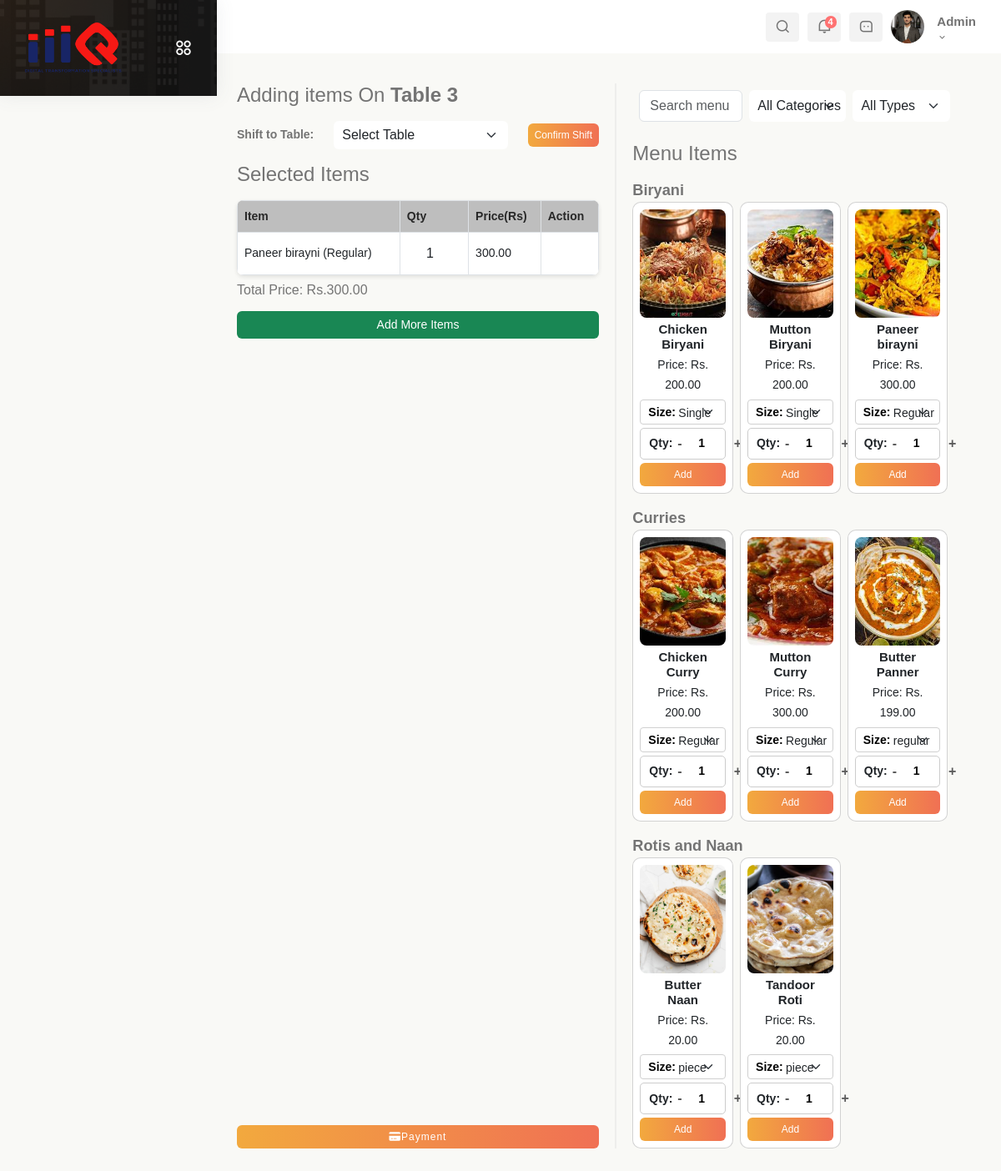
The app's page /addmore_items/ORD-20260704-140325 (signed in) with its own data.
### app1/models.py (models this page shows, shortened)
class Admin(models.Model):
    username = models.CharField(max_length=100)
    password = models.CharField(max_length=100)
    phone_number = models.BigIntegerField()
    email = models.EmailField()
    is_active = models.BooleanField(default=True)

### app2/models.py (models this page shows, shortened)
class Orders(models.Model):
    username = models.CharField(max_length=100)
    order_no = models.CharField(max_length=40)
    order_type = models.CharField(max_length=40)
    order_date = models.DateTimeField()
    status = models.CharField(max_length=50, choices=[('Pending', 'Pending'),('Served', 'Served'),('Ready for Pickup', 'Ready for Pickup'), ('Completed', 'Completed'), ('Cancelled', 'Cancelled')])
    table_no = models.CharField(max_length=50,null=True, blank=True)
    total_amount = models.DecimalField(max_digits=10, decimal_places=2)
    address = models.TextField(blank=True, null=True)
    city = models.CharField(max_length=100,blank=True, null=True)
    postal_code = models.CharField(max_length=20,blank=True, null=True)

class OrderItems(models.Model):
    order_no = models.CharField(max_length=40)
    menu_item = models.CharField(max_length=100)
    size = models.CharField(max_length=150)
    quantity = models.PositiveIntegerField()
    price = models.DecimalField(max_digits=10, decimal_places=2)

class Categories(models.Model):
    name = models.CharField(max_length=255)
    description = models.TextField()
    image = models.ImageField(upload_to='Categories/', blank=True, null=True)
    is_active = models.BooleanField(default=True)
    created_at = models.DateTimeField()
    updated_at = models.DateTimeField(auto_now=True)
    code = models.IntegerField(null=True, default=None)

class MenuItems(models.Model):
    category = models.CharField(max_length=255)
    name = models.CharField(max_length=255)
    description = models.TextField()
    available = models.BooleanField(default=True)
    stock_quantity = models.PositiveIntegerField(default=0)
    image = models.ImageField(upload_to='MenuItems/', blank=True, null=True)
    type = models.CharField(max_length=50, choices=[('Veg', 'Veg'), ('Non-Veg', 'Non-Veg')])
    created_at = models.DateTimeField()
    updated_at = models.DateTimeField(auto_now=True)
    gst = models.CharField(max_length=150)
    gst_type = models.CharField(max_length=100)
    hsn_code = models.CharField(max_length=150)

### app1/views.py (the view, shortened to what this page needs)
# urls.py: path('addmore_items/<str:order_no>', addmore_items, name='addmore_items'),
def addmore_items(request, order_no):
    user_obj, user_type = get_logged_in_user(request)
    if not user_obj:
        return redirect('signin')
    data = user_obj
    all_menuitems = MenuItems.objects.all()
    menuitems_det = Menuitems_details.objects.all()
    cat_det = Categories.objects.all()
    active_orders = Orders.objects.get(order_no=order_no)
    active_orders_details = OrderItems.objects.filter(order_no=order_no)
    KOT_det = KOTItems.objects.filter(order_no=order_no)
    available_tables = Table_list.objects.filter(status='Available')
    active_orders.amount_in_words = convert_amount_to_words(active_orders.total_amount)
    for item in active_orders_details:
        menu_detail = Menuitems_details.objects.filter(name=item.menu_item, size=item.size).first()
        if menu_detail:
            if active_orders.order_type == "Dine-In":
                item.base_price = menu_detail.table_price
            elif active_orders.order_type == "Takeaway":
                item.base_price = menu_detail.takeaway_price
            else:
                item.base_price = 0  # Default if order type doesn't match
        else:
            item.base_price = 0
    context = {
        'data': data,
        'active_orders': active_orders,
        'active_orders_details': active_orders_details,
        'all_menuitems': all_menuitems,
        'menuitems_det': menuitems_det,
        'cat_det': cat_det,
        'available_tables':available_tables,
    }
    return render(request, 'Staff/addmore_items.html', context)

### templates/Staff/addmore_items.html (shortened to what this page needs)
{% extends "Staff/base.html" %}
{% load static %}
{% block content %}
<!DOCTYPE html>
<html lang="en">
<head>
    {% load static %}
    <link rel="stylesheet" href="{% static 'messages.css' %}">
</head>
<body>
    <div class="container mt-4">
        <div class="row">
            <div class="col-md-5 selected-section d-flex flex-column">
                {% if active_orders.order_type == 'Dine-In' %}
                    <h4 class="mb-3">Adding items On <strong>{{ active_orders.table_no }}</strong></h4>
                    <div class="row align-items-center mb-3">
                        <div class="col-auto">
                            <label for="available_tables" class="form-label fw-bold mb-0">Shift to Table:</label>
                        </div>
                        <div class="col">
                            <select id="available_tables" class="form-select">
                                <option value="" selected disabled>Select Table</option>
                            </select>
                        </div>
                        <div class="col-auto">
                            <button class="btn btn-primary" onclick="shiftTable('{{ active_orders.order_no }}')">
                                Confirm Shift
                            </button>
                        </div>
                    </div>
                {% elif active_orders.order_type == 'Takeaway' %}
                    <h4 class="mb-3">Adding items On Takeaway <strong>{{ active_orders.order_no }}</strong></h4>
                {% endif %}
                <form action="" method="post" class="flex-grow-1">
                    <h4 class="mb-3">Selected Items</h4>
                    <div id="orderListContainer">
                        <table class="table table-bordered mb-2">
                            <thead>
                                <tr>
                                    <th style="width: 45%;">Item</th>
                                    <th style="width: 19%;">Qty</th>
                                    <th style="width: 20%;">Price(Rs)</th>
                                    <th style="width: 16%;">Action</th>
                                </tr>
                            </thead>
                            <tbody id="orderTableBody">
                                {% for i in active_orders_details %}
                                    {% if active_orders.order_no == i.order_no %}
                                    <tr id="{{ forloop.counter }}" class="item-row">
                                        <td>
                                            {{ i.menu_item }} ({{ i.size }})
                                        </td>
                                        <td>
                                            <input type="number" name="qty_{{ forloop.counter }}" id="qty-{{ forloop.counter }}"
                                                {% if active_orders.status == 'Served' %}  min="{{ i.quantity }}"{% else %} min="1" {% endif %}
                                                class="form-control text-center" value="{{ i.quantity }}"
                                                onchange="updateQuantity('{{ forloop.counter }}')">
                                        </td>
                                        <td>
                                            <span id="price-{{ forloop.counter }}">{{ i.price|floatformat:2 }}</span>
                                        </td>
                                        <td>
                                        </td>
                                    </tr>
                                    {% endif %}
                                {% endfor %}
                            </tbody>
                        </table>
                    </div>
                    <h6>Total Price: Rs.<span id="totalPriceDisplay">{{ active_orders.total_amount }}</span></h6>
                    <button class="btn btn-success mt-3 w-100" type="submit">Add More Items</button>
                </form>
                {% if active_orders.status == 'Served' %}
                <div class="mt-auto text-end">
                    <a href="#" class="btn btn-primary" data-bs-toggle="modal" data-bs-target="#paymentModal-{{ active_orders.order_no }}">
                        <i class="fas fa-credit-card"></i> Payment
                    </a>
                </div>
                {% endif %}
            </div>
            <div class="col-md-1 d-flex align-items-center justify-content-center">
                <div class="vr" style="height: 100%; width: 2px; background-color: #ccc;"></div>
            </div>
            <div class="col-md-6 item-section">
                <div class="d-flex mb-3 p-2">
                    <input type="text" id="searchMenu" class="form-control me-2" placeholder="Search menu items..." onkeyup="filterMenu()">
                    <select id="categoryFilter" class="form-select me-2" onchange="filterMenu()">
                        <option value="">All Categories</option>
                    </select>
                    <select id="typeFilter" class="form-select" onchange="filterMenu()">
                        <option value="">All Types</option>
                    </select>
                </div>
                <h4 class="mb-3">Menu Items</h4>
                <div id="menuItems">
                    {% for category in cat_det %}
                    <h5 class="category-title">{{ category.name }}</h5>
                    <div class="row row-cols-1 row-cols-md-3 g-2 mb-3">
                        {% for item in all_menuitems %}
                            {% if item.category == category.name %}
                            <div class="col menu-item" data-category="{{ item.category }}" data-type="{{ item.type }}">
                                <div class="card p-2">
                                    <img src="{{ item.image.url }}" class="card-img-top" alt="{{ item.name }}">
                                    <div class="card-body text-center abcd">
                                        <h6 class="mb-1 item-name"><strong>{{ item.name }}</strong></h6>
                                        <p class="mb-0">Price: Rs. <span id="mt_price_{{forloop.counter}}"></span></p>
                                    </div>
                                    <div class="select-container mb-1">
                                        <label class="fw-bold" for="size_{{forloop.counter}}">Size:</label>
                                        <select class="form-select form-select-sm size-dropdown" style="border:1px solid #d0d0d0;"
                                                id="mt_size_{{forloop.counter}}"
                                                data-input-target="mt_price2_{{forloop.counter}}"
                                                data-price-target="mt_price_{{forloop.counter}}"
                                                data-order-type="{{ active_orders.order_type }}"
                                                onchange="updatePrice('{{forloop.counter}}')">
                                            {% for detail in menuitems_det %}
                                                {% if detail.name == item.name %}
                                                    <option value="{{ detail.table_price }}"
                                                            data-size="{{ detail.size }}"
                                                            data-table-price="{{ detail.table_price }}"
                                                            data-takeaway-price="{{ detail.takeaway_price }}">
                                                        {{ detail.size }}
                                                    </option>
                                                {% endif %}
                                            {% endfor %}
                                        </select>
                                    </div>
                                    <div class="quantity-container mb-1">
                                        <label class="fw-bold">Qty:</label>
                                        <button class="quantity-btn" onclick="decreaseQuantity('{{forloop.counter}}')">-</button>
                                        <input type="number" class="quantity-input" id="mt_qty_{{forloop.counter}}" value="1" min="1" readonly>
                                        <button class="quantity-btn" onclick="increaseQuantity('{{forloop.counter}}')">+</button>
                                    </div>
                                    <button class="btn btn-primary" onclick="addToOrder('{{forloop.counter}}')">Add</button>
                                </div>
                            </div>
                            {% endif %}
                        {% endfor %}
                    </div>
                    {% endfor %}
                </div>
            </div>
        </div>
    </div>
</body>
</html>
{% endblock content %}

### templates/Staff/base.html (shortened to what this page needs)
{% load static %}
<!DOCTYPE html>
<html lang="en">
<head>
    <link href='https://unpkg.com/boxicons@2.1.4/css/boxicons.min.css' rel='stylesheet'>
    <link rel="stylesheet" href="https://cdnjs.cloudflare.com/ajax/libs/font-awesome/6.0.0/css/all.min.css">
    <link href="https://cdn.jsdelivr.net/npm/bootstrap@5.3.0/dist/css/bootstrap.min.css" rel="stylesheet">
    <link rel="stylesheet" type="text/css" href="https://cdn.datatables.net/1.11.5/css/jquery.dataTables.min.css">
    <link href="https://cdn.jsdelivr.net/npm/remixicon/fonts/remixicon.css" rel="stylesheet">
    <link rel="stylesheet" href="https://unpkg.com/swiper/swiper-bundle.min.css">
    <link rel="stylesheet" href="https://cdn.jsdelivr.net/npm/bootstrap@5.3.0-alpha3/dist/css/bootstrap.min.css">
    <link rel="stylesheet" href="https://cdnjs.cloudflare.com/ajax/libs/font-awesome/6.0.0-beta3/css/all.min.css">
    <link href="https://cdn.jsdelivr.net/npm/remixicon/fonts/remixicon.css" rel="stylesheet">
    <link href="https://cdn.jsdelivr.net/npm/bootstrap@5.3.0/dist/css/bootstrap.min.css" rel="stylesheet">
    <link rel="stylesheet" href="{% static 'app1/css/homepage3.css' %}">
</head>
<body>
    <section id="sidebar" class="toggle_hide">
        <div class="logo-wrapper logo-wrapper-center">
            <a href="#" data-bs-original-title="" title="">
                <img class="img-fluid for-white" src="{% static 'images/c-logo.png' %}" alt="logo">
            </a>
            <div class="toggle-sidebar">
                <i class="ri-apps-2-line status_toggle middle sidebar-toggle"></i>
            </div>
        </div>
    </section>
    <section id="content">
        <nav>
            <div class="nav-right col-xl-6 col-5 pull-right right-header p-0">
                <ul class="nav-menus">
                    <li class="search-icon">
                        <span class="header-search">
                            <i class="ri-search-line"></i>
                        </span>
                    </li>
                    <li class="onhover-dropdown">
                        <div class="notification-box">
                            <i class="ri-notification-line"></i>
                            <span class="badge rounded-pill badge-theme">4</span>
                        </div>
                    </li>
                    <li class="onhover-dropdown">
                        <div class="messages-box">
                            <i class="ri-message-3-line"></i>
                        </div>
                    </li>
                    <li class="profile-nav onhover-dropdown pe-0 me-0">
                        <div class="media profile-media">
                            <img class="user-profile rounded-circle" src="{% static 'images/1.jpg' %}" alt="">
                            <div class="media-body">
                                <span>{{data.username}}</span>
                                <p class="mb-0 font-roboto">{{data.role}}<i class="middle ri-arrow-down-s-line"></i></p>
                            </div>
                        </div>
                    </li>
                </ul>
            </div>
        </nav>
        <main>
            {% block content %}
            {% endblock %}
        </main>
    </section>
</body>
</html>

### records on screen
Admin: username "Admin"
Orders: table_no "Table 3", total_amount "300.00"
OrderItems: menu_item "Paneer birayni", size "Regular", quantity "1", price "300.00"
Categories: name "Biryani"
MenuItems: image (picture), name "Chicken Biryani"
MenuItems: image (picture), name "Mutton Biryani"
MenuItems: image (picture), name "Paneer birayni"
Categories: name "Curries"
MenuItems: image (picture), name "Chicken Curry"
MenuItems: image (picture), name "Mutton Curry"
MenuItems: image (picture), name "Butter Panner"
Categories: name "Rotis and Naan"
MenuItems: image (picture), name "Butter Naan"
MenuItems: image (picture), name "Tandoor Roti"

### other values on screen
form field value "Single"
form field value "Regular"
form field value "regular"
form field value "piece"
